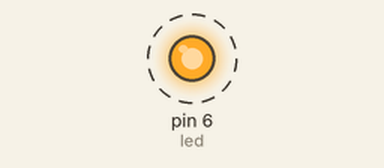
Bench run of a sketch on a simulated Arduino Uno, built with avr-gcc and run on an emulated ATmega328P. Shown: output pins drawn as LEDs (lit = HIGH). Dashed ring = blinking.

Above: at 0.5 s.
Timing chart, 0 to 3.0 s (numbered marks = the images above):
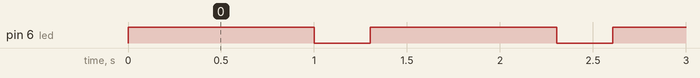

The sketch:

blinky_interrupt.ino
```cpp
// blink LED until interrupt button is pushed then turn off LED using millis instead of delay

int led = 6;
int ledState = LOW;

volatile boolean interruptButton = false; //pin 2

unsigned long previousMillis = 0; //will store last time update

const long intervalOn = 1000;
const long intervalOff = 300;

void setup()
{
    attachInterrupt(2, interruptFunction, HIGH);
    pinMode(led, OUTPUT);
    digitalWrite(led, LOW);
}

void loop()
{
    if (interruptButton == true) //true/false to reverse button action
    {
        digitalWrite(led, LOW);
    }
    else
    {
        previousMillis = millis();
        while ((millis() - previousMillis) <= intervalOn)
        {
            ledState = HIGH;
            digitalWrite(led, ledState);
        }

        previousMillis = millis();
        while ((millis() - previousMillis) <= intervalOff)
        {
            ledState = LOW;
            digitalWrite(led, ledState);
        }
    }
}

void interruptFunction()
{
    if (interruptButton == false)
    {
        interruptButton = true;
    }
    else
    {
        interruptButton = false;
    }
}
```

Measured:
- by itself, pin 6 (led): alternates HIGH for 1.0 s and LOW for 0.30 s
